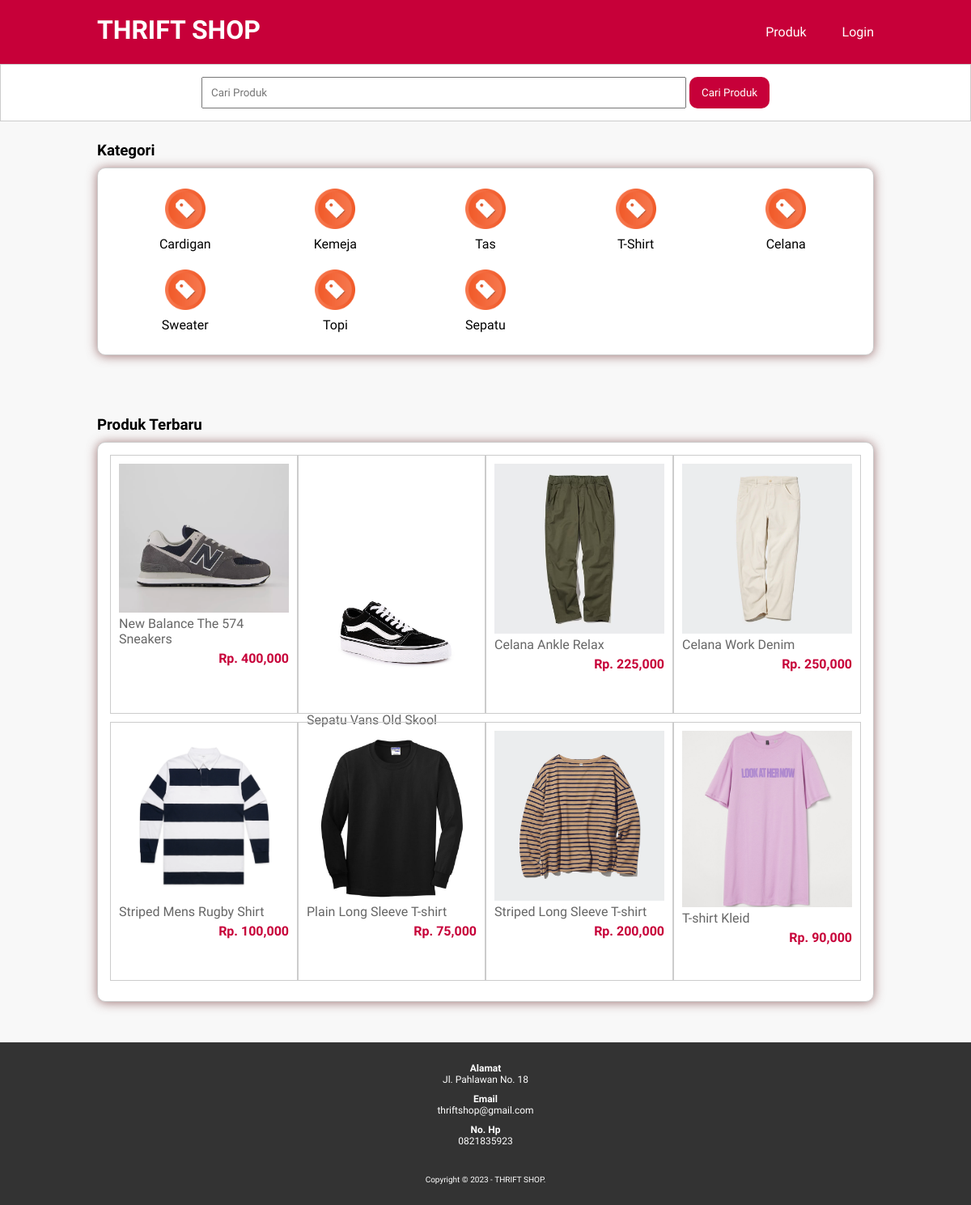
The page / on the database its author committed.
### tables this page shows
CREATE TABLE `tb_kategori` (
  `id_kategori` int(10) NOT NULL,
  `nama_kategori` varchar(50) NOT NULL
);

CREATE TABLE `tb_produk` (
  `id_produk` int(10) NOT NULL,
  `id_kategori` int(10) NOT NULL,
  `nama_produk` varchar(100) NOT NULL,
  `harga_produk` int(30) NOT NULL,
  `deskripsi_produk` text NOT NULL,
  `img_produk` varchar(100) NOT NULL,
  `status_produk` tinyint(1) NOT NULL,
  `data_created` timestamp NOT NULL DEFAULT current_timestamp()
);

CREATE TABLE `tb_user` (
  `id_user` int(11) NOT NULL,
  `nama` varchar(50) NOT NULL,
  `username` varchar(100) NOT NULL,
  `password` varchar(100) NOT NULL,
  `user_email` varchar(100) NOT NULL,
  `user_telp` varchar(20) NOT NULL,
  `user_address` text NOT NULL,
  `level` varchar(20) NOT NULL
);

### index.php (the view, shortened to what this page needs)
<?php
    include 'db.php';
    $kontak = mysqli_query($conn, "SELECT user_telp, user_email, user_address FROM tb_user WHERE id_user = 1");
    $a = mysqli_fetch_object($kontak);
?>
<!DOCTYPE html>
<html lang="en">
<head>
    <link rel="stylesheet" type="text/css" href="css/style.css">
</head>
<body>
    <header>
        <div class="container">
            <h1><a href="index.php">THRIFT SHOP</a></h1>
            <ul>
                <li><a href="produk.php">Produk</a></li>
                <li><a href="login.php">Login</a></li>
            </ul>
        </div>
    </header>
    <div class="search">
        <div class="container">
            <form action="produk.php">
                <input type="text" name="search" placeholder="Cari Produk">
                <input type="submit" name="cari" value="Cari Produk">
            </form>
        </div>
    </div>
    <div class="section">
        <div class="container">
            <h3>Kategori</h3>
            <div class="box">
                <?php
                    $kategori = mysqli_query($conn, "SELECT * FROM tb_kategori ORDER BY id_kategori DESC");
                    if(mysqli_num_rows($kategori) > 0){
                        while($k = mysqli_fetch_array($kategori)){
                ?>
                    <a href="produk.php?kat=<?php echo $k['id_kategori'] ?>">
                        <div class="col-5">
                            <img src="img/kategori.png" width="50px" style="margin-bottom:5px;">
                            <p><?php echo $k['nama_kategori'] ?></p>
                        </div>
                <?php }}else{ ?>
                    <p>Kategori tidak ada</p>
                <?php } ?>
            </div>
        </div>
    </div>
    <div class="section">
        <div class="container">
            <h3>Produk Terbaru</h3>
            <div class="box">
                <?php
                    $produk = mysqli_query($conn, "SELECT * FROM tb_produk WHERE status_produk = 1 ORDER BY id_produk DESC LIMIT 8");
                    if(mysqli_num_rows($produk) > 0){
                        while($p = mysqli_fetch_array($produk)){
                ?>
                    <a href="detail-produk.php?id=<?php echo $p['id_produk'] ?>">
                        <div class="col-4">
                            <img src="produk/<?php echo $p['img_produk'] ?>">
                            <p class="nama"><?php echo $p['nama_produk'] ?></p>
                            <p class="harga">Rp. <?php echo number_format($p['harga_produk']) ?></p>
                        </div>
                    </a>
                <?php }}else{ ?>
                    <p>Produk tidak ada</p>
                <?php } ?>
            </div>
        </div>
    </div>
    <div class="footer">
        <div class="container">
            <h4>Alamat</h4>
            <p><?php echo $a->user_address ?></p>
            <h4>Email</h4>
            <p><?php echo $a->user_email ?></p>
            <h4>No. Hp</h4>
            <p><?php echo $a->user_telp ?></p>
            <small>Copyright &copy; 2023 - THRIFT SHOP.</small>
        </div>
    </div>
</body>
</html>

### css/style.css (style rules this page uses)
* { padding:0; margin:0; font-family: 'Oxygen', sans-serif; }
body { background-color: #f8f8f8 ; }
a { color: inherit; text-decoration: none; }
header { background-color:#C70039; color:#fff }
header h1 { float: left; padding:18px 0; }
header ul { float: right; }
header ul li { display: inline-block; padding: 10px 0px; }
header ul li a { padding:20px 0 20px 40px; display: inline-block; }
input { padding: 2px 10px; }
.container { width: 80%; margin:0 auto; }
.container:after { content: ''; display: block; clear: both; }
.section { padding:25px 0; }
.box { background-color:#fff; border:1px solid #ccc; padding:15px; box-sizing: border-box; margin:10px 0 25px 0; border-radius: 10px; box-shadow: 0 1px 13px rgba(120, 61, 61, 0.694); }
.box:after { content: ''; display: block; clear: both; }
.search { padding:15px 0; background-color: #fff ; border:1px solid #ccc; text-align: center; }
.search input[type=text] { width: 60%; padding:10px; }
.search input[type=submit] { padding:12px 15px; background-color: #C70039; color: #fff; border: none; cursor: pointer; border-radius: 10px; }
.col-5 { width:20%; height:100px; text-align: center; float: left; padding:10px; box-sizing: border-box; }
.col-4 { width:25%; height: 320px; border:1px solid #ccc; float: left; padding:10px; box-sizing: border-box; margin-bottom: 10px; }
.col-4 img { width: 100%; }
.col-4 .nama { color: #666; margin-bottom: 5px; }
.col-4 .harga { font-weight: bold; color: #C70039; float: right; }
.footer { padding:25px 0; background-color: #333; color:#fff; text-align: center; font-size: 12px; }
.footer p { margin-bottom: 10px; }
.footer small { margin-top: 25px; display: inline-block; }

### rows shown on the page
tb_kategori: nama_kategori "Cardigan"
tb_kategori: nama_kategori "Kemeja"
tb_kategori: nama_kategori "Tas"
tb_kategori: nama_kategori "T-Shirt"
tb_kategori: nama_kategori "Celana"
tb_kategori: nama_kategori "Sweater"
tb_kategori: nama_kategori "Topi"
tb_kategori: nama_kategori "Sepatu"
tb_produk: img_produk (picture), nama_produk "New Balance The 574 Sneakers", harga_produk "400,000"
tb_produk: img_produk (picture), nama_produk "Sepatu Vans Old Skool"
tb_produk: img_produk (picture), nama_produk "Celana Ankle Relax", harga_produk "225,000"
tb_produk: img_produk (picture), nama_produk "Celana Work Denim", harga_produk "250,000"
tb_produk: img_produk (picture), nama_produk "Striped Mens Rugby Shirt", harga_produk "100,000"
tb_produk: img_produk (picture), nama_produk "Plain Long Sleeve T-shirt", harga_produk "75,000"
tb_produk: img_produk (picture), nama_produk "Striped Long Sleeve T-shirt", harga_produk "200,000"
tb_produk: img_produk (picture), nama_produk "T-shirt Kleid", harga_produk "90,000"
tb_user: user_address "Jl. Pahlawan No. 18", user_email "thriftshop@gmail.com", user_telp "0821835923"
